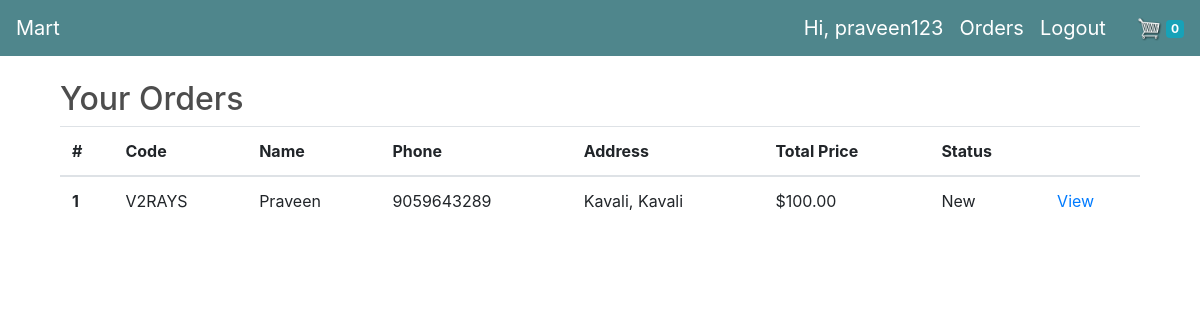
The app's page /order/ (signed in) with its own data.
### store/models.py (models this page shows, shortened)
class Order(models.Model):
    STATUS = (
        ('New', 'New'),
        ('Accepted', 'Accepted'),
        ('Completed', 'Completed'),
    )
    user = models.ForeignKey(User, on_delete=models.CASCADE)
    code = models.CharField(max_length=6, editable=False)
    first_name = models.CharField(max_length=11)
    phone = models.CharField(max_length=10, blank=True)
    s_address = models.CharField(max_length=200, null=True)
    city = models.CharField(max_length=200, null=True)
    state = models.CharField(max_length=200, null=True)
    zipcode = models.CharField(max_length=7,default='524201')
    total = models.FloatField()
    status = models.CharField(max_length=10, choices=STATUS)
    ip = models.CharField(blank=True, max_length=20)
    adminnote = models.CharField(blank=True, max_length=100)
    create_at = models.DateTimeField(auto_now_add=True)
    update_at = models.DateTimeField(auto_now=True)
    ordered = models.BooleanField(default=False)

### store/views.py (the view)
# urls.py: path('order/', OrderSummaryView.as_view(), name='order'),
class OrderSummaryView(LoginRequiredMixin, View):
    def get(self, *args, **kwargs):
        try:
            order = Order.objects.filter(user=self.request.user, ordered=True)
            context = {
                'order': order
            }
            return render(self.request, 'store/order.html', context)
        except ObjectDoesNotExist:
            messages.warning(self.request, "You do not have an active order")
            return redirect("/")

### store/templates/store/order.html (shortened to what this page needs)
{% extends "store/base.html" %}
{% block content %}
<main>
    <div class="container">
        <div class="table-responsive text-nowrap">
            <h2>Your Orders</h2>
            <table class="table">
                <thead>
                    <tr>
                        <th scope="col">#</th>
                        <th scope="col">Code</th>
                        <th scope="col">Name</th>
                        <th scope="col">Phone</th>
                        <th scope="col">Address</th>
                        <th scope="col">Total Price</th>
                        <th scope="col">Status</th>
                        <th scope="col"></th>
                    </tr>
                </thead>
                <tbody>
                    {% for order_item in order %}
                    <tr>
                        <th scope="row">{{ forloop.counter }}</th>
                        <td>{{ order_item.code }}</td>
                        <td>{{ order_item.first_name }}</td>
                        <td>{{ order_item.phone }}</td>
                        <td>{{ order_item.s_address }}, {{ order_item.city }}</td>
                        <td>
                            {% if order_item.item.discount_price %}
                            ${{ order_item.get_total_discount_item_price }}
                            <span class="badge badge-primary">Saving ${{ order_item.get_amount_saved }}</span>
                            {% else %}
                            ${{ order_item.total|floatformat:2 }}
                            {% endif %}
                        </td>
                        <td>{{order_item.status}}</td>
                        <td>
                            <a href="{% url 'order_details' order_item.id  'view' %}" id="{{order_item.id}}" value="{{order_item.id}}" data-action="view" class="order-links" >
                               View
                            </a>
                        </td>
                    </tr>
                    {% endfor %}
                </tbody>
            </table>
        </div>
    </div>
</main>
{% endblock content %}

### store/templates/store/base.html (shortened to what this page needs)
{% load static %}
{% load countries %}
<!DOCTYPE html>
<html>
<head>
    <link rel="stylesheet" href="https://use.fontawesome.com/releases/v5.8.1/css/all.css">
    <link rel="stylesheet" href="{% static 'css/bootstrap.min.css' %}"/>
    <link rel="stylesheet" type="text/css" href="{% static 'css/main.css' %}"/>
</head>
<body>
    <nav class="navbar navbar-expand-lg navbar-dark bg-dark">
        <a class="navbar-brand" href="{% url 'store' %}">Mart</a>
        <div class="collapse navbar-collapse" id="navbarSupportedContent">
                    {% get_country 'IN' as country %}
            <div class="form-inline my-2 my-lg-0">
                {% if user.is_authenticated %}
                    <a class="navbar-brand" href="{% url 'profile' %}">Hi, {{ user }}<span class="sr-only">(current)</span></a>
                    <a class="navbar-brand" href="{% url 'order' %}">Orders<span class="sr-only">(current)</span></a>
                    <a class="navbar-brand" href="{% url 'logout' %}">Logout<span class="sr-only">(current)</span></a>
                {% else %}
                    <a class="navbar-brand" href="{% url 'signup' %}">Signup<span class="sr-only">(current)</span></a>
                    <a class="navbar-brand" href="{% url 'login' %}">Login<span class="sr-only">(current)</span></a>
                {% endif %}
                <a href="{% url 'cart' %}">
                    <img id="cart-icon" src="{% static 'images/cart.png' %}">
                    <span class="badge badge-info">{{ request.session.cart.keys|length }}</span>
                </a>
            </div>
        </div>
    </nav>
        <div class="container">
        <br>
        {% block content %}
        {% endblock content %}
    </div>
</body>
</html>

### static/css/main.css (style rules this page uses)
h1,h2,h3,h4,h5,h6 { color:hsl(0, 0%, 30%); }
.bg-dark { background-color: #4f868c!important; }
#cart-icon { width:25px; display: inline-block; margin-left: 15px; }

### records on screen
Order: code "V2RAYS", first_name "Praveen", phone "9059643289", s_address "Kavali", city "Kavali", total "100.00", status "New", {{ order_item.id }} 123 (drawn)

### other values on screen
{{ user }} "praveen123"
{{ request.session.cart.keys|length }} "0"
